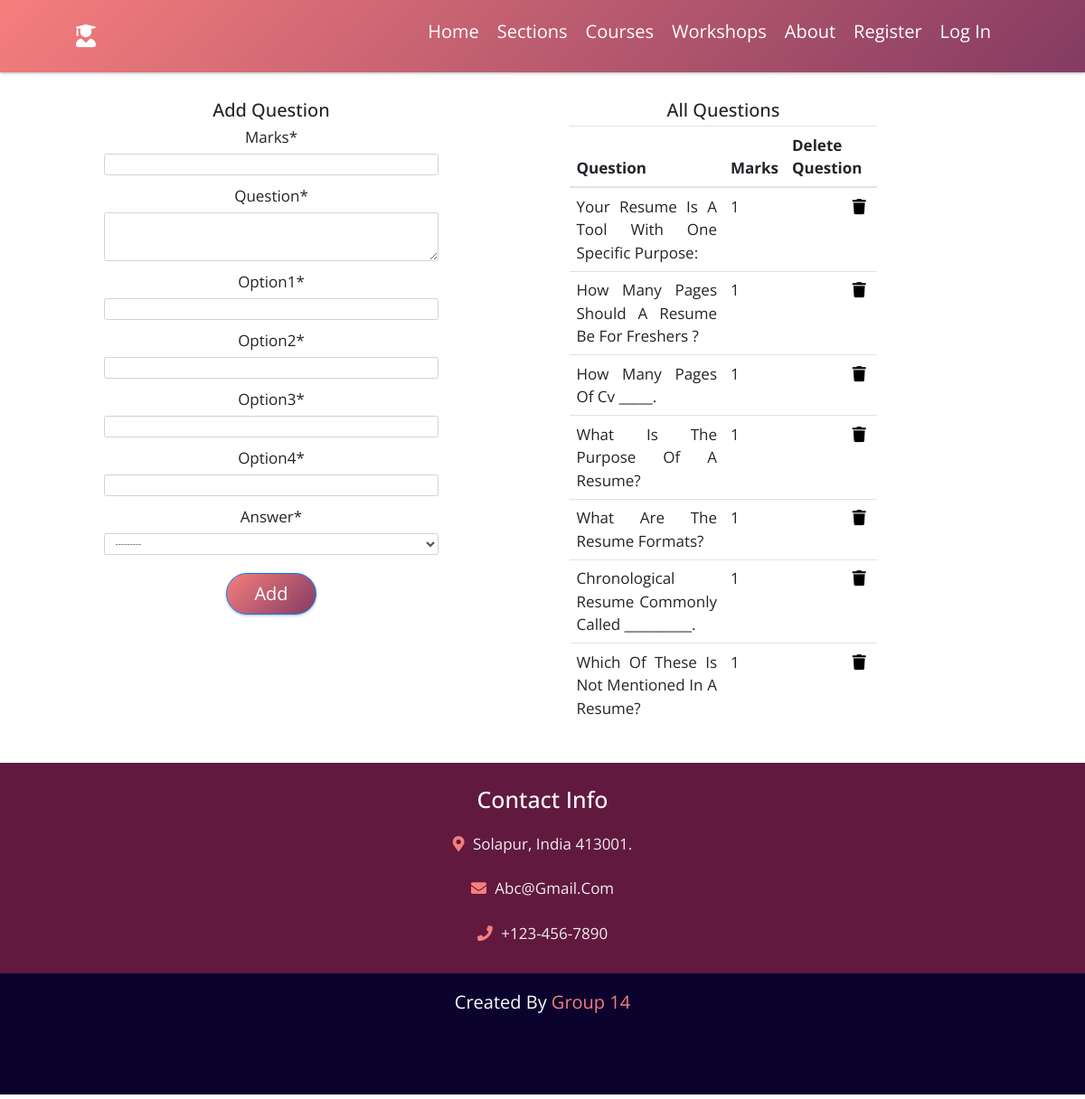
/add_question/?pid=2&&qid=10, run on the app's committed database.
### users/models.py (models this page shows, shortened)
class Question(models.Model):
    quiz=models.ForeignKey(Quiz,on_delete=models.CASCADE)
    course = models.ForeignKey(add_course,on_delete = models.CASCADE)
    marks=models.PositiveIntegerField()
    question=models.CharField(max_length=600)
    option1=models.CharField(max_length=200)
    option2=models.CharField(max_length=200)
    option3=models.CharField(max_length=200)
    option4=models.CharField(max_length=200)
    cat=(('Option1','Option1'),('Option2','Option2'),('Option3','Option3'),('Option4','Option4'))
    answer=models.CharField(max_length=200,choices=cat)

### users/views.py (the view, shortened to what this page needs)
# urls.py: path('add_question/', views.add_question, name='add_question'),
def add_question(request):
	context={}
	if "pid" in request.GET:
		pid = request.GET["pid"]
		obj = add_course.objects.get(id=pid)
	if "qid" in request.GET:
		qid = request.GET["qid"]
		obj2 = Quiz.objects.get(id=qid)
	questions = Question.objects.all().filter(quiz__id=qid)
	context["questions"]= questions
	context["course"] = obj
	context["quiz"] = obj2
	questionForm = QuestionForm()
	context["questionForm"] = questionForm
	return render(request,'users/add_question.html',context)

### users/forms.py
class QuestionForm(forms.ModelForm):
    class Meta:
        model= Question
        fields=['marks','question','option1','option2','option3','option4','answer']
        widgets = {
            'question': forms.Textarea(attrs={'rows': 3, 'cols': 50})
        }

### users/templates/users/add_question.html (shortened to what this page needs)
{% extends 'users/base.html' %}
{% load static %}
{% load widget_tweaks %}
{% load crispy_forms_tags %}
{% block content %}
<div class="container-fluid">
        <div class="row py-4">
            <div class="col-md-6 ">
                <div class=" text-center py-4">
                    <h2 style="text-align:center; margin-top: 80px;">Add question</h2>
                    <form method="POST" autocomplete="off" style="margin:100px;margin-top: 0px;" enctype="multipart/form-data">
    				{{questionForm|crispy}}
					<button type="submit" class="btn btn-primary">Add</button>
  					</form>
                </div>
            </div>
            <div class="col-md-4" style="">
            	<div class="py-4" style="text-align: justify;">
            		<h2 style="text-align:center; margin-top: 80px;">All questions</h2>
  <div class="container">
  <div class="panel panel-primary">
    <table class="table table-hover" id="dev-table">
      <thead>
        <tr>
          <th>Question</th>
          <th>Marks</th>
          <th>Delete Question</th>
        </tr>
      </thead>
      {% for c in questions %}
      <tr>
        <td> {{c.question}}</td>
        <td>{{c.marks}}</td>
        <td><a href="" type="button" style="margin-right: 5px; float: right; color: black;" data-toggle="modal" data-target="#id{{c.id}}"><i class="fas fa-trash"></i></a></td>
      </tr>
      {% endfor %}
    </table>
  </div>
</div>
                </div>
            </div>
        </div>
</div>
{% endblock %}

### users/static/users/css/main.css (style rules this page uses)
:root { --gradient:linear-gradient(135deg, #f67e7d, #843b62); }
* { font-family: 'Open Sans', sans-serif; margin:0; padding:0; box-sizing: border-box; border:none; outline: none; text-decoration: none; text-transform: capitalize; transition: all .2s linear; }
html { font-size: 62.5%; overflow-x: hidden; }
.btn { padding:.7rem 3rem; font-size: 2rem; color:#fff; background:var(--gradient); border-radius: 5rem; margin-top: 1rem; cursor: pointer; box-shadow: 0 .1rem .3rem rgba(0,0,0,.3); position: relative; overflow: hidden; z-index: 0; }

### users/static/users/css/section_style.css (style rules this page uses)
:root { --gradient:linear-gradient(135deg, #f67e7d, #843b62); }
body { font-size: 170%; }

### data on the page
Question: question "Your Resume Is A Tool With One Specific Purpose:", marks "1"
Question: question "How Many Pages Should A Resume Be For Freshers ?", marks "1"
Question: question "How Many Pages Of Cv _____.", marks "1"
Question: question "What Is The Purpose Of A Resume?", marks "1"
Question: question "What Are The Resume Formats?", marks "1"
Question: question "Chronological Resume Commonly Called __________.", marks "1"
Question: question "Which Of These Is Not Mentioned In A Resume?", marks "1"
